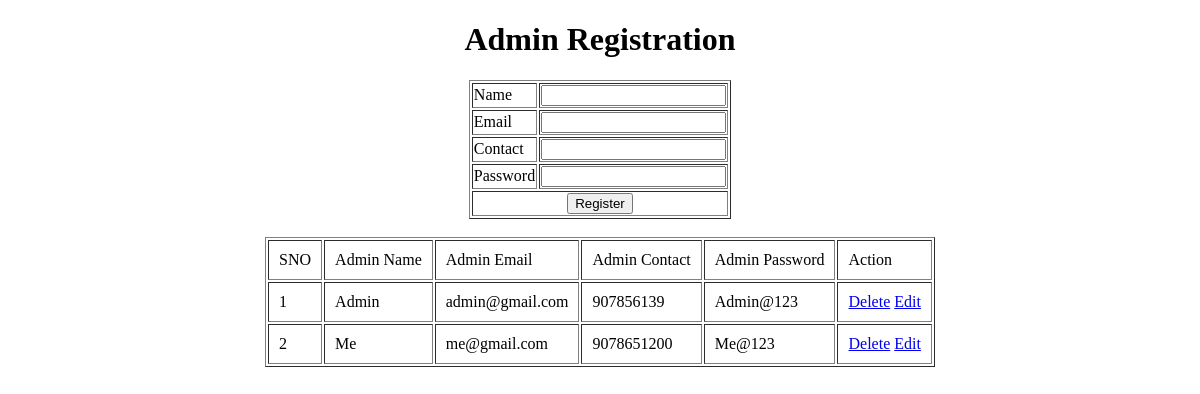
The app's page /Administrator/AdminRegistration/, older data.
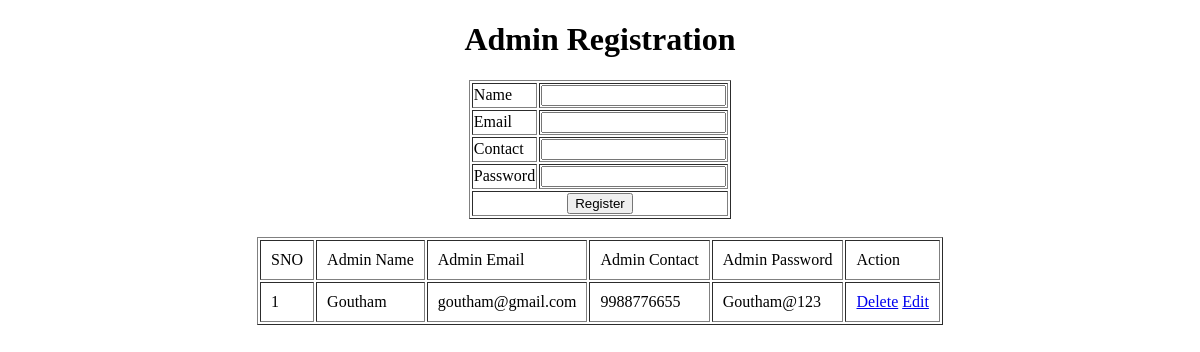
The same page, newer data.
### Administrator/models.py (models this page shows)
class tbl_admin(models.Model):
    admin_name=models.CharField(max_length=30)
    admin_email=models.CharField(max_length=30)
    admin_contact=models.CharField(max_length=30)
    admin_password=models.CharField(max_length=30)

### Administrator/views.py (the view)
# urls.py: path('AdminRegistration/',views.AdminRegistration,name="AdminRegistration"),
def AdminRegistration(request):
    admindata = tbl_admin.objects.all()
    if request.method=='POST':
        name=request.POST.get('txt_name')
        email=request.POST.get('txt_email')
        contact=request.POST.get('txt_contact')
        password=request.POST.get('txt_password')
        tbl_admin.objects.create(admin_name=name,
                                 admin_email=email,
                                 admin_contact=contact,
                                 admin_password=password)
        return render(request,'Administrator/AdminRegistration.html',{'admindata':admindata})
    else:
        return render(request,'Administrator/AdminRegistration.html',{'admindata':admindata})

### Administrator/Templates/Administrator/AdminRegistration.html (shortened to what this page needs)
<!DOCTYPE html>
<html lang="en">
<head>
</head>
<body>
        <h1 align="center">Admin Registration</h1>
    <form action="" method="post">
        <table border="1" align="center">
            <tr>
                <td>Name</td>
                <td><input type="text" name="txt_name" value="{{editdata.admin_name}}" id=""></td>
            </tr>
            <tr>
                <td>Email</td>
                <td><input type="email" name="txt_email" value="{{editdata.admin_email}}" id=""></td>
            </tr>
            <tr>
                <td>Contact</td>
                <td><input type="text" name="txt_contact" value="{{editdata.admin_contact}}" id=""></td>
            </tr>
            <tr>
                <td>Password</td>
                <td><input type="password" name="txt_password" value="{{editdata.admin_password}}" id=""></td>
            </tr>
            <tr>
                <td colspan="2" align="center"><input type="submit" value="Register"></td>
            </tr>
        </table>
        <br>
        <table border="1" cellpadding="10" align="center">
            <tr>
                <td>SNO</td>
                <td>Admin Name</td>
                <td>Admin Email</td>
                <td>Admin Contact</td>
                <td>Admin Password</td>
                <td>Action</td>
            </tr>
            {% for i in admindata %}
            <tr>
                <td>{{forloop.counter}}</td>
                <td>{{i.admin_name}}</td>
                <td>{{i.admin_email}}</td>
                <td>{{i.admin_contact}}</td>
                <td>{{i.admin_password}}</td>
                <td>
                    <a href="{% url 'Administrator:DeleteAdmin' i.id %}">Delete</a>
                    <a href="{% url 'Administrator:EditAdmin' i.id %}">Edit</a>
                </td>
            </tr>
            {% endfor %}
        </table>
    </form>
</body>
</html>

Row changes from the older to the newer data that the page shows:
removed tbl_admin: admin_name "Admin", admin_email "admin@gmail.com", admin_contact "907856139", admin_password "Admin@123"
changed tbl_admin: admin_name "Me" → "Goutham"; admin_email "me@gmail.com" → "goutham@gmail.com"; admin_contact "9078651200" → "9988776655"; admin_password "Me@123" → "Goutham@123"
